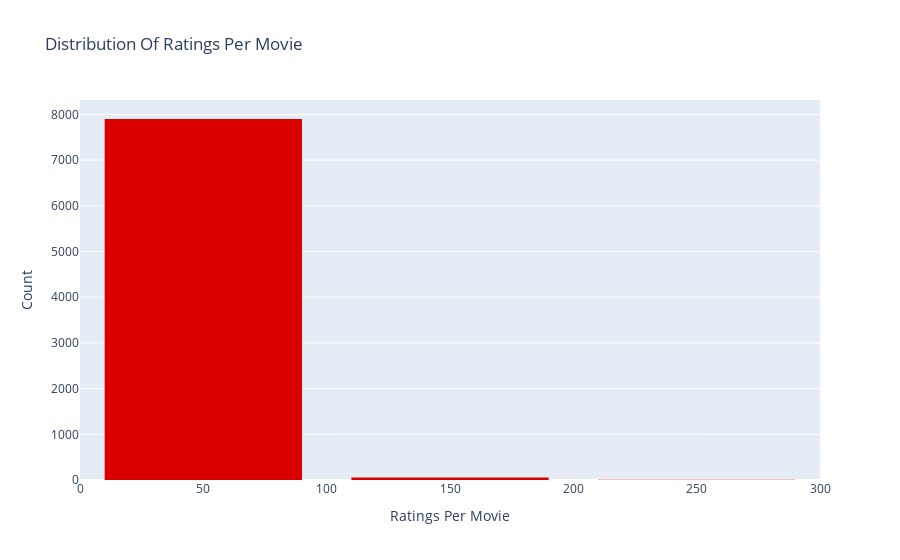
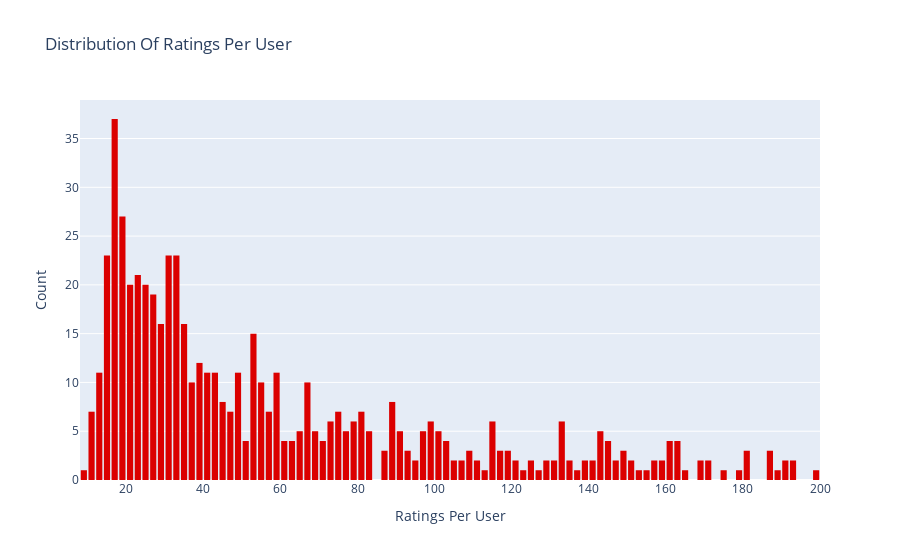

Here is the notebook cell these charts were saved with, in order:
### Code cell
data = df.groupby('movieId')['rating'].count()

# Create trace
trace = go.Histogram(x = data.values,
                     name = 'Ratings',
                     xbins = dict(start = 0,
                                  end = 10000,
                                  size = 100),
                     marker = dict(color = '#db0000'))
# Create layout
layout = go.Layout(title = 'Distribution Of Ratings Per Movie',
                   xaxis = dict(title = 'Ratings Per Movie'),
                   yaxis = dict(title = 'Count'),
                   bargap = 0.2)


#plot
fig = go.Figure(data=[trace], layout=layout)
iplot(fig)

##### Ratings Per User #####
# Get data
data = df.groupby('userId')['rating'].count()

# Create trace
trace = go.Histogram(x = data.values,
                     name = 'Ratings',
                     xbins = dict(start = 0,
                                  end = 200,
                                  size = 2),
                     marker = dict(color = '#db0000'))
# Create layout
layout = go.Layout(title = 'Distribution Of Ratings Per User',
                   xaxis = dict(title = 'Ratings Per User'),
                   yaxis = dict(title = 'Count'),
                   bargap = 0.2)

# Create plot
fig = go.Figure(data=[trace], layout=layout)
iplot(fig)

### Figure 1 — Plotly figure (JSON) as saved in the notebook; plotly's stock layout.template omitted (floating-point values rounded to 4 significant figures; data arrays with more than 128 entries replaced by an {"elided": "..."} marker saying what was removed)
{"data": [{"marker": {"color": "#db0000"}, "name": "Ratings", "type": "histogram", "x": {"elided": "7961 int values"}, "xbins": {"end": 10000, "size": 100, "start": 0}}], "layout": {"bargap": 0.2, "title": {"text": "Distribution Of Ratings Per Movie"}, "xaxis": {"title": {"text": "Ratings Per Movie"}}, "yaxis": {"title": {"text": "Count"}}}}

### Figure 2 — Plotly figure (JSON) as saved in the notebook; plotly's stock layout.template omitted (floating-point values rounded to 4 significant figures; data arrays with more than 128 entries replaced by an {"elided": "..."} marker saying what was removed)
{"data": [{"marker": {"color": "#db0000"}, "name": "Ratings", "type": "histogram", "x": {"elided": "671 int values"}, "xbins": {"end": 200, "size": 2, "start": 0}}], "layout": {"bargap": 0.2, "title": {"text": "Distribution Of Ratings Per User"}, "xaxis": {"title": {"text": "Ratings Per User"}}, "yaxis": {"title": {"text": "Count"}}}}
